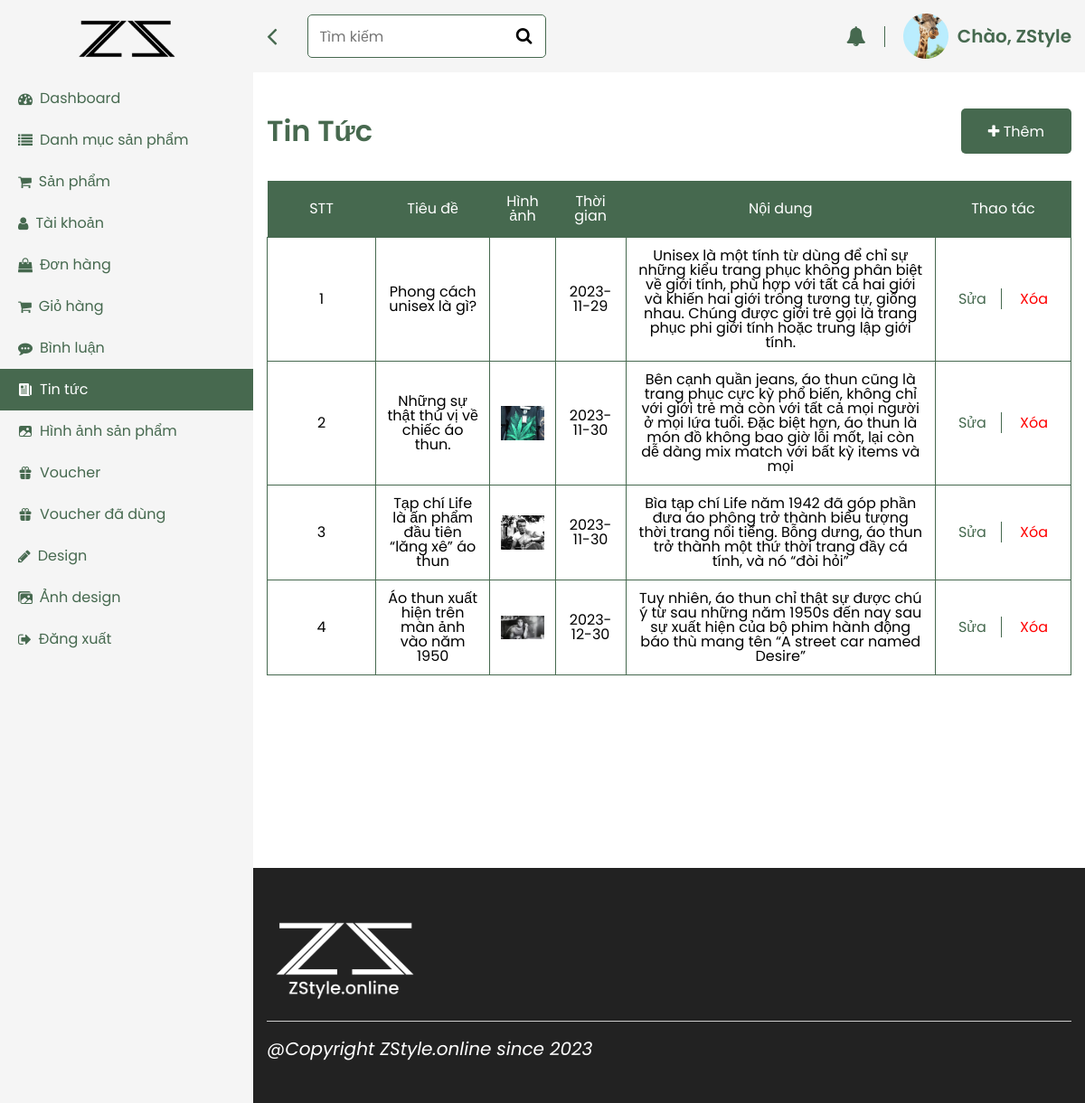
The page /view/admin/index.php?pg=tintuc (signed in) on the database its author committed.
### tables this page shows
CREATE TABLE `tintuc` (
  `id` int(3) NOT NULL,
  `title` varchar(255) NOT NULL,
  `img` varchar(200) NOT NULL,
  `thoigian` date NOT NULL,
  `noidung` text NOT NULL
);

### model/connectdb.php (called while the page is built, shortened)
<?php
function pdo_get_connection(){
   $dburl = "mysql:host=localhost;dbname=zstyle;charset=utf8";
   $username = 'root';
   $password = '';
   $conn = new PDO($dburl, $username, $password);
   $conn->setAttribute(PDO::ATTR_ERRMODE, PDO::ERRMODE_EXCEPTION);
   return $conn;
}
function pdo_query($sql){
   $sql_args = array_slice(func_get_args(), 1);
   try{
       $conn = pdo_get_connection();
       $stmt = $conn->prepare($sql);
       $stmt->execute($sql_args);
       $rows = $stmt->fetchAll();
       return $rows;
   }
   catch(PDOException $e){
       throw $e;
   }
   finally{
       unset($conn);
   }
}
?>

### model/new.php (called while the page is built, shortened)
<?php
     function getnew_home(){
        $sql="SELECT * FROM tintuc ORDER BY id";
        return pdo_query($sql);
     }
?>

### view/admin/tintuc.php (the view, shortened to what this page needs)
<?php
    $html_tintuc='';
    foreach ($tintuc as $news) {
        extract($news);
        if(check_img_admin($img)==''){
            $img=check_img_admin('user.webp');
        }else{
            $img=check_img_admin($img);
        }
        $html_tintuc.='<tr>
        <td>'.$id.'</td>
        <td >'.$title.'</td>
        <td>'.$img.'</td>
        <td>'.$thoigian.'</td>
        <td>'.$noidung.'</td>
        <td class="chunhieu">
            <a href="index.php?pg=update_tintuc&id='.$id.'" class="edit">Sửa</a>
            <a href="index.php?pg=del_tintuc&id='.$id.'" class="del">Xóa</a>
        </td>
        </tr>';
    $img='user.webp';
    }
?>
<div class="main">
        <div class="header-main">
          <div class="header-left">
            <div class="header-bar">
              <i class="fa fa-angle-left icon-bar" aria-hidden="true"></i>
            </div>
            <form action="" class="header-form">
              <div class="header-input">
                <input type="text" placeholder="Tìm kiếm " />
                <div class="header-input-icon">
                  <i class="fa fa-search" aria-hidden="true"></i>
                </div>
              </div>
            </form>
          </div>
          <div class="header-right">
            <div class="header-bell">
              <i class="fa fa-bell" aria-hidden="true"></i>
            </div>
            <div class="header-auth">
              <div class="header-avatar">
                <img src="../layout/assets/images/avatar.png" alt="" />
              </div>
              <div class="header-name">Chào, ZStyle</div>
            </div>
          </div>
        </div>
        <div class="dashboard">
          <div class="container">
<div class="dashboard-content" data-tab="8">
              <div class="dashboard-heading">
                <h2 class="title-primary">Tin Tức</h2>
                <button class="dashboard-add">
                  <i class="fa fa-plus" aria-hidden="true"></i>
                  Thêm
                </button>
              </div>
                <table class="product">
                <thead>
                  <tr>
                    <th>STT</th>
                    <th>Tiêu đề</th>
                    <th>Hình ảnh</th>
                    <th>Thời gian</th>
                    <th>Nội dung</th>
                    <th>Thao tác</th>
                  </tr>
                </thead>
                <tbody>
                    <?=$html_tintuc?>
                </tbody>
              </table>
            </div>

### model/product.php (shortened to what this page needs)
<?php
   function check_img_admin($img){
      if(is_array($img)){
         $html_img='';
         foreach ($img as $item) {
            $hinh=PATH_IMG_ADMIN.$item;
            if(is_file($hinh)){
               $html_img.= '<img src="'.$hinh.'">';
            }else{
               $html_img.= '';
            }
         }
         return $html_img;
      }else{
         $hinh=PATH_IMG_ADMIN.$img;
         if(is_file($hinh)){
            return '<img src="'.$hinh.'">';
         }else{
            return '';
         }
      }
   }
?>

### view/layout/assets/css/admin.css (style rules this page uses)
*, *:before, *:after { box-sizing: border-box; }
* { margin: 0; padding: 0; font: inherit; list-style: none; text-decoration: none; }
:root { --primary-color: #47694f; --white: #ffffff; --bg: #799881; --font: "Poppins", sans-serif; --black: #000; --text-heading: #46694f; --bg-footer: #222222; --red: #f00; --hover: #80b885; }
img, picture, svg, video { display: block; max-width: 100%; }
input, select, textarea { background-color: transparent; outline: none; }
button { cursor: pointer; background-color: transparent; outline: none; border: 0; }
body { min-height: 100vh; font-weight: 400; font-size: 16px; line-height: 1; font-family: var(--font); font-size: 16px; }
.container { max-width: 1330px; margin: 0 auto; padding: 0 15px; }
.header-main { display: flex; justify-content: space-between; align-items: center; }
.header-left { display: flex; justify-content: space-between; align-items: center; gap: 34px; }
.header-form { margin-right: 180px; width: 280px; padding-right: 16px; }
.header-input { position: relative; }
.header-input input { width: 100%; height: 48px; border-radius: 5px; border: 1px solid #46694f; padding: 6px 48px 6px 12px; background-color: var(--white); }
.header-input-icon { position: absolute; right: 0; top: 0; padding-right: 16px; font-size: 19px; line-height: 48px; }
.header-bar { cursor: pointer; font-size: 32px; color: var(--text-heading); }
.header-right { display: flex; justify-content: space-between; align-items: center; gap: 20px; }
.header-bell { color: var(--text-heading); padding-right: 20px; font-size: 22px; border-right: 1px solid var(--text-heading); }
.header-auth { display: flex; gap: 10px; align-items: center; }
.header-name { color: var(--text-heading); font-size: 20px; font-weight: 600; }
.dashboard { position: relative; padding: 40px 0; }
.main { position: absolute; width: calc(100% - 280px); left: 280px; min-height: 100vh; transition: 0.2s linear; }
.header-main { background-color: #f5f5f5; padding: 15px; }
.dashboard-content { min-height: 100vh; }
.dashboard-heading { display: flex; justify-content: space-between; align-items: center; }
.title-primary { font-size: 32px; color: var(--primary-color); font-weight: 600; }
.dashboard-add { padding: 10px 30px; background-color: var(--text-heading); color: var(--white); border-radius: 5px; height: 50px; }
td img { height: 50px; width: auto; object-fit: contain; }
.edit { color: var(--text-heading); padding-right: 16px; border-right: 1px solid var(--text-heading); }
.del { color: red; padding-left: 16px; }
.product { width: 100%; border-collapse: collapse; caption-side: bottom; margin-top: 30px; }
.product thead tr th { padding: 15px; color: var(--white); background-color: var(--text-heading); text-align: left; border: #000; text-align: center; }
.product thead tr th:nth-child(1) { width: 120px; }
.product tbody tr td { padding: 12px; text-align: center; border: 1px solid var(--text-heading); }
.product tbody tr td img:nth-child(1) { width: 100%; }
.chunhieu { width: 150px; }

### rows shown on the page
tintuc: id "1", title "Phong cách unisex là gì?", thoigian "2023-11-29", noidung "Unisex là một tính từ dùng để chỉ sự những kiểu trang phục không phân biệt về giới tính, phù hợp với tất cả hai giới và khiến hai giới trông tương tự, giống nhau. Chúng được giới trẻ gọi là trang phục phi giới tính hoặc trung lập giới tính."
tintuc: id "2", title "Những sự thật thú vị về chiếc áo thun.", img (picture), thoigian "2023-11-30", noidung "Bên cạnh quần jeans, áo thun cũng là trang phục cực kỳ phổ biến, không chỉ với giới trẻ mà còn với tất cả mọi người ở mọi lứa tuổi. Đặc biệt hơn, áo thun là món đồ không bao giờ lỗi mốt, lại còn dễ dàng mix match với bất kỳ items và mọi"
tintuc: id "3", title "Tạp chí Life là ấn phẩm đầu tiên “lăng xê” áo thun", img (picture), thoigian "2023-11-30", noidung "Bìa tạp chí Life năm 1942 đã góp phần đưa áo phông trở thành biểu tượng thời trang nổi tiếng. Bỗng dưng, áo thun trở thành một thứ thời trang đầy cá tính, và nó “đòi hỏi”"
tintuc: id "4", title "Áo thun xuất hiện trên màn ảnh vào năm 1950", img (picture), thoigian "2023-12-30", noidung "Tuy nhiên, áo thun chỉ thật sự được chú ý từ sau những năm 1950s đến nay sau sự xuất hiện của bộ phim hành động báo thù mang tên “A street car named Desire”"
